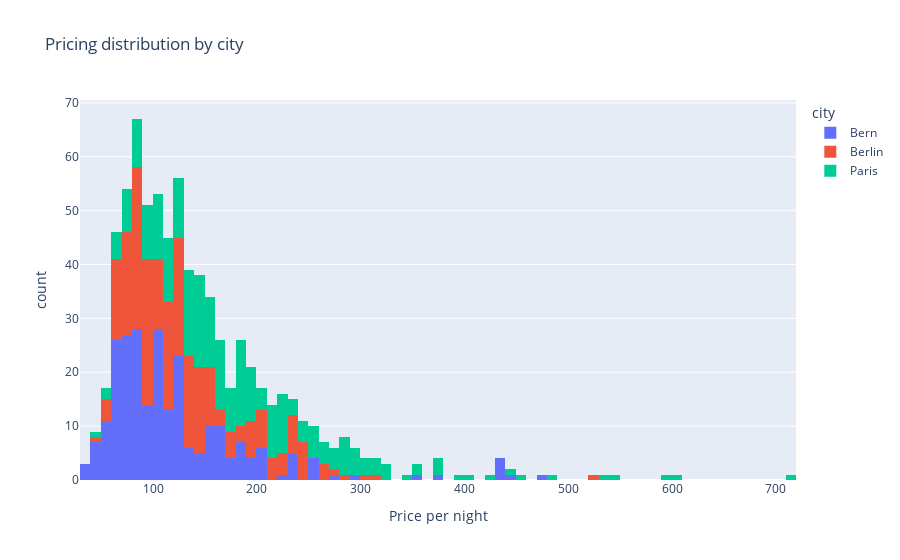

The cell this chart's notebook holds for it:
### Code cell
px.histogram(
    airbnb_data,
    x="price_per_night",
    color="city",
    title="Pricing distribution by city",
    labels={"price_per_night": "Price per night"},
    nbins=100,
)

### Figure 1 — Plotly figure (JSON) as saved in the notebook; plotly's stock layout.template omitted (floating-point values rounded to 4 significant figures; data arrays with more than 128 entries replaced by an {"elided": "..."} marker saying what was removed)
{"data": [{"alignmentgroup": "True", "bingroup": "x", "hovertemplate": "city=Bern<br>Price per night=%{x}<br>count=%{y}<extra></extra>", "legendgroup": "Bern", "marker": {"color": "#636efa", "pattern": {"shape": ""}}, "name": "Bern", "nbinsx": 100, "offsetgroup": "Bern", "orientation": "v", "showlegend": true, "type": "histogram", "x": {"elided": "252 int values"}, "xaxis": "x", "yaxis": "y"}, {"alignmentgroup": "True", "bingroup": "x", "hovertemplate": "city=Berlin<br>Price per night=%{x}<br>count=%{y}<extra></extra>", "legendgroup": "Berlin", "marker": {"color": "#EF553B", "pattern": {"shape": ""}}, "name": "Berlin", "nbinsx": 100, "offsetgroup": "Berlin", "orientation": "v", "showlegend": true, "type": "histogram", "x": {"elided": "252 int values"}, "xaxis": "x", "yaxis": "y"}, {"alignmentgroup": "True", "bingroup": "x", "hovertemplate": "city=Paris<br>Price per night=%{x}<br>count=%{y}<extra></extra>", "legendgroup": "Paris", "marker": {"color": "#00cc96", "pattern": {"shape": ""}}, "name": "Paris", "nbinsx": 100, "offsetgroup": "Paris", "orientation": "v", "showlegend": true, "type": "histogram", "x": {"elided": "252 int values"}, "xaxis": "x", "yaxis": "y"}], "layout": {"barmode": "relative", "legend": {"title": {"text": "city"}, "tracegroupgap": 0}, "title": {"text": "Pricing distribution by city"}, "xaxis": {"anchor": "y", "domain": [0, 1], "title": {"text": "Price per night"}}, "yaxis": {"anchor": "x", "domain": [0, 1], "title": {"text": "count"}}}}
